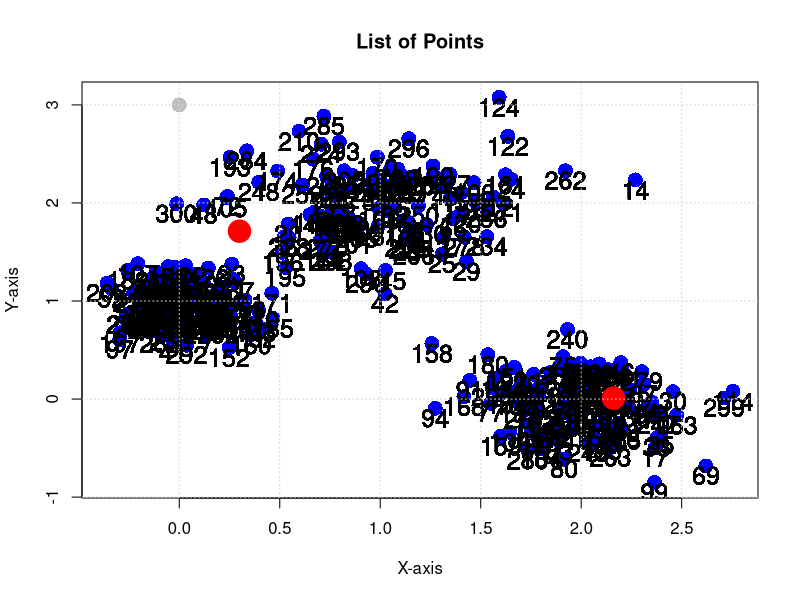

R code for this plot:
sclFunc <- function(points, iterations,learning_rate) {
  # random_centers <- round(runif(4, min = 1, max = 5),0)
  # Plot the points
  plot(points, main = "List of Points", 
      xlab = "X-axis", 
      ylab = "Y-axis", 
      pch = 16, 
      cex = 2,
      col = "blue")

  # print(random_centers)
  centers <- matrix(c(0,3,3,3), ncol = 2)
  # print(centers)
  points(centers[, 1], centers[, 2], col = 'gray', pch = 16, cex = 2)

  # Define the number of iterations and learning rate


  # Store the previous positions of centers to visualize the movement
  previous_centers <- centers


  # Simple Competitive Learning Algorithm
  for (iter in 1:iterations) {
    for (i in 1:nrow(points)) {
      text(points$x[i], points$y[i] - 0.1, labels = i, cex = 1.5)
      # Calculate Euclidean distance from point to each center
      distances <- sqrt((points$x[i] - centers[, 1])^2 + (points$y[i] - centers[, 2])^2)
      # print(distances)
      # Find the index of the closest center
      winner <- which.min(distances)
      # print(winner)
      #debug winner point
      # print(distances)
      # points(points$x[i], points$y[i],
      #       col = "orange", 
      #       pch = 16, 
      #       cex = 3)

      # Update the winner center towards the input point
      centers[winner, 1] <- centers[winner, 1] + learning_rate * (points$x[i] - centers[winner, 1])
      centers[winner, 2] <- centers[winner, 2] + learning_rate * (points$y[i] - centers[winner, 2])
      # print('----new center')
      # print(centers[winner, 1])
      # print(centers[winner, 2])
      # print('-end---new center')
      # points(centers[winner, 1], centers[winner, 2],
      #       col = "orange", 
      #       pch = 16, 
      #       cex = 3)
      # arrows(previous_centers[winner, 1],previous_centers[winner, 2]
      #       ,centers[winner,1], centers[winner,2],
      #       col = "lightcoral",
      #       length = 0.2,
      #       lwd = 2)
      # Update the previous centers
      previous_centers <- centers
    }
    # print (centers)
    # Show the movement of centers
    # for (j in 1:nrow(centers)) {
    #   arrows(previous_centers[j, 1],previous_centers[j, 2]
    #         ,centers[j,1], centers[j,2],
    #         col = "lightcoral",
    #         length = 0.2,
    #         lwd = 2)
    #   # lines(c(previous_centers[j, 1], centers[j, 1]),
    #   #  c(previous_centers[j, 2],centers[j, 2]),
    #   #       col = "lightcoral")  # Light red color for the movement lines
    # }

    # Update the previous centers
    # previous_centers <- centers
  }


  # Make line to cluster centers
        # for (i in 1:nrow(points)) {
        #   center <- kmeans_result$centers[kmeans_result$cluster[i], ]
        #   lines(c(points$x[i], center[1]), c(points$y[i], center[2]), col = "gray")
        # }

        # # Visualising the results
        points(centers[, 1], centers[, 2], 
              col = "red", 
              pch = 19, 
              cex = 3)
        grid()
}
#Create data
# Assigning data statically
# x <- c(5, 3.5, 3.7, 4, 5, 3, 3,4.7)
# y <- c(2, 1, 4, 1, 1.5, 1.7, 4,2.8)
# # Add to data frame
# points <- data.frame(x, y)

data <- read.table("unit2/data/kmeansdata01.csv", sep = ",", header = TRUE)
# #Select columns 2 and 3
points <- data[, 1:2]

iterations <- 50 #epoch
learning_rate <- 0.4 #lamda
# Show Simple Competitive Learning
# Initialize 2 random cluster centers (for simplicity)
set.seed(123)
png("unit2/output/simplecl.png")
sclFunc(points, iterations, learning_rate)
dev.off()